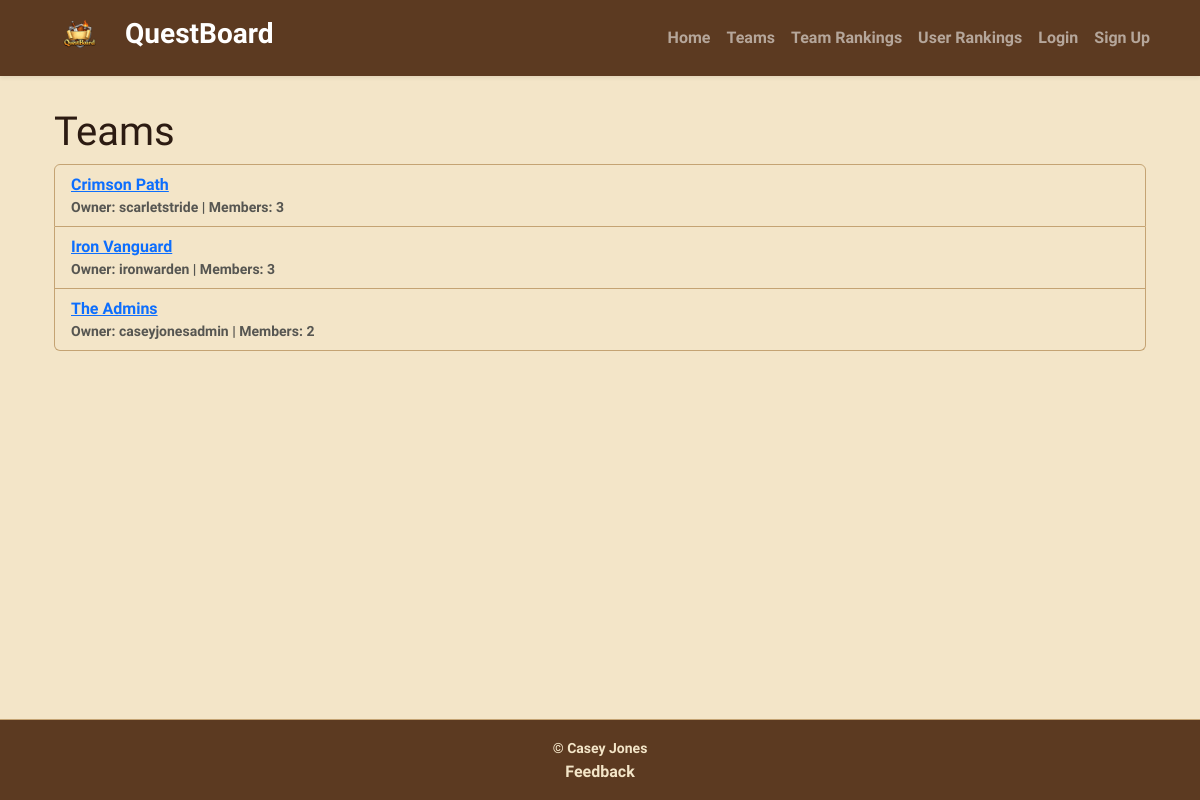
Screenshot of /teams/ with the database file from the repository.
### QuestBoardApp/models.py (models this page shows, shortened)
class Team(models.Model):
    name = models.CharField(max_length=80)
    owner = models.ForeignKey(User, on_delete=models.CASCADE)
    description = models.TextField(blank=True)
    created_at = models.DateTimeField(auto_now_add=True)
    members = models.ManyToManyField(
        User, through="TeamMembership", related_name="teams")
    points = models.PositiveIntegerField(default=0)

### QuestBoardApp/views.py (the view)
# urls.py: path("teams/", views.TeamListView.as_view(), name="team_list"),
class TeamListView(ListView):
    model = Team
    template_name = "QuestBoardApp/team_list.html"
    context_object_name = "teams"
    ordering = ["name"]

### QuestBoardApp/templates/QuestBoardApp/team_list.html (shortened to what this page needs)
{% extends "base.html" %}
{% block content %}
<div class="container py-4">
  <h1>Teams</h1>
  {% if teams %}
    <ul class="list-group">
      {% for team in teams %}
        <li class="list-group-item">
          <a href="{% url 'team_detail' team.pk %}">{{ team.name }}</a>
          <div class="small text-muted">
            Owner: {{ team.owner.username }} |
            Members: {{ team.members.count }}
          </div>
        </li>
      {% endfor %}
    </ul>
  {% else %}
    <p>No teams exist yet.</p>
  {% endif %}
</div>
{% endblock %}

### QuestBoardApp/static/QuestBoardApp/styles.css (style rules this page uses)
:root { --bs-primary: #8b5e3c; --bs-secondary: #5c3a21; --bs-success: #6c8b3c; --bs-danger: #9c2f2f; --bs-warning: #c99a2e; --bs-info: #7b6a4f; --bs-light: #f3e5c8; --bs-dark: #2c1b12; --bs-body-bg: #f3e5c8; --bs-body-color: #2c1b12; --bs-border-color: #c4a373; }
body { background-color: var(--bs-body-bg); color: var(--bs-body-color); background-image: url('/static/QuestBoardApp/parchment-paper.png'); background-size: contain; font-family: "Macondo", cursive; font-weight: 700; }

### rows the page displays
Team: name "Crimson Path", owner.username "scarletstride", members.count "3"
Team: name "Iron Vanguard", owner.username "ironwarden", members.count "3"
Team: name "The Admins", owner.username "caseyjonesadmin", members.count "2"
